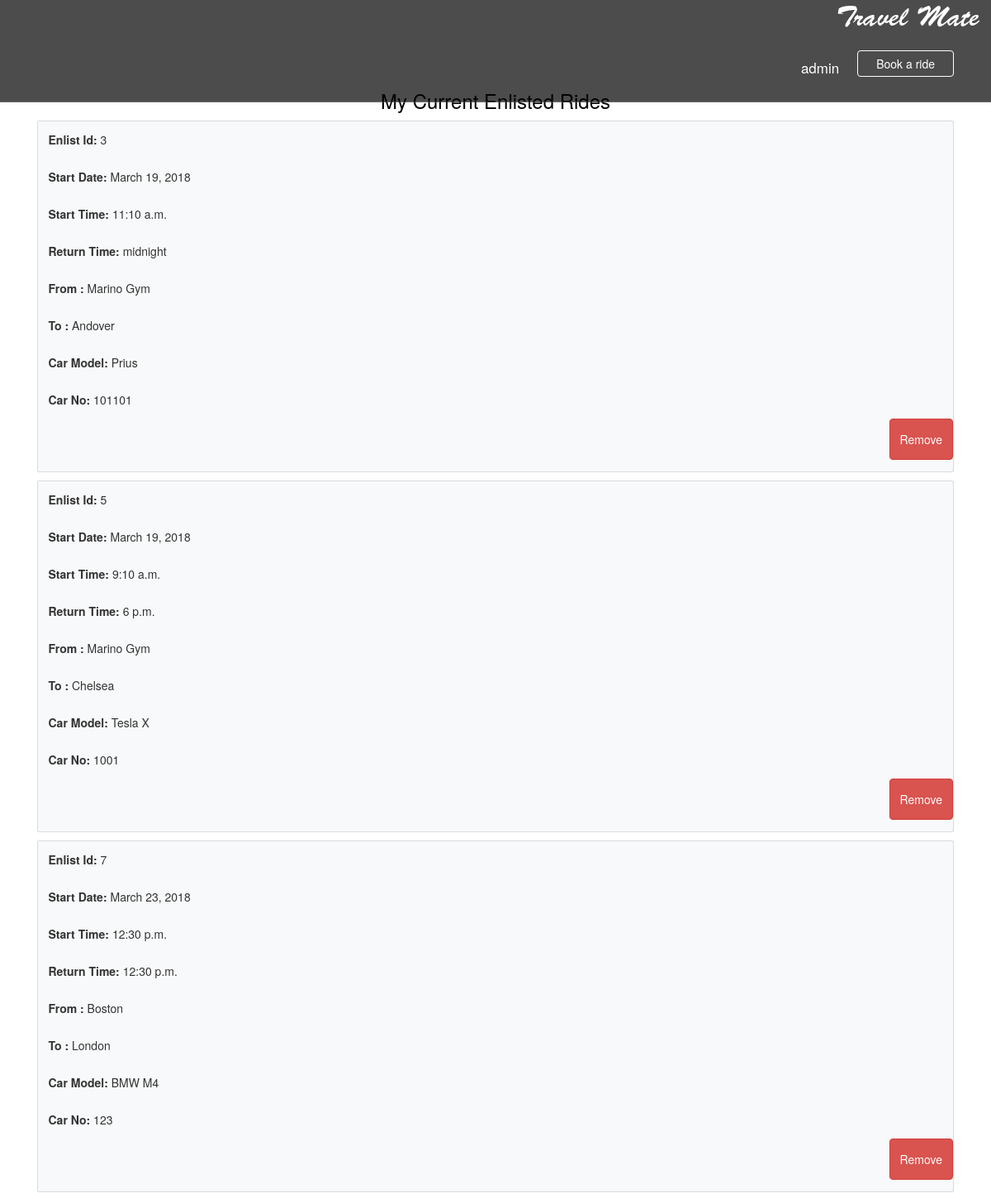
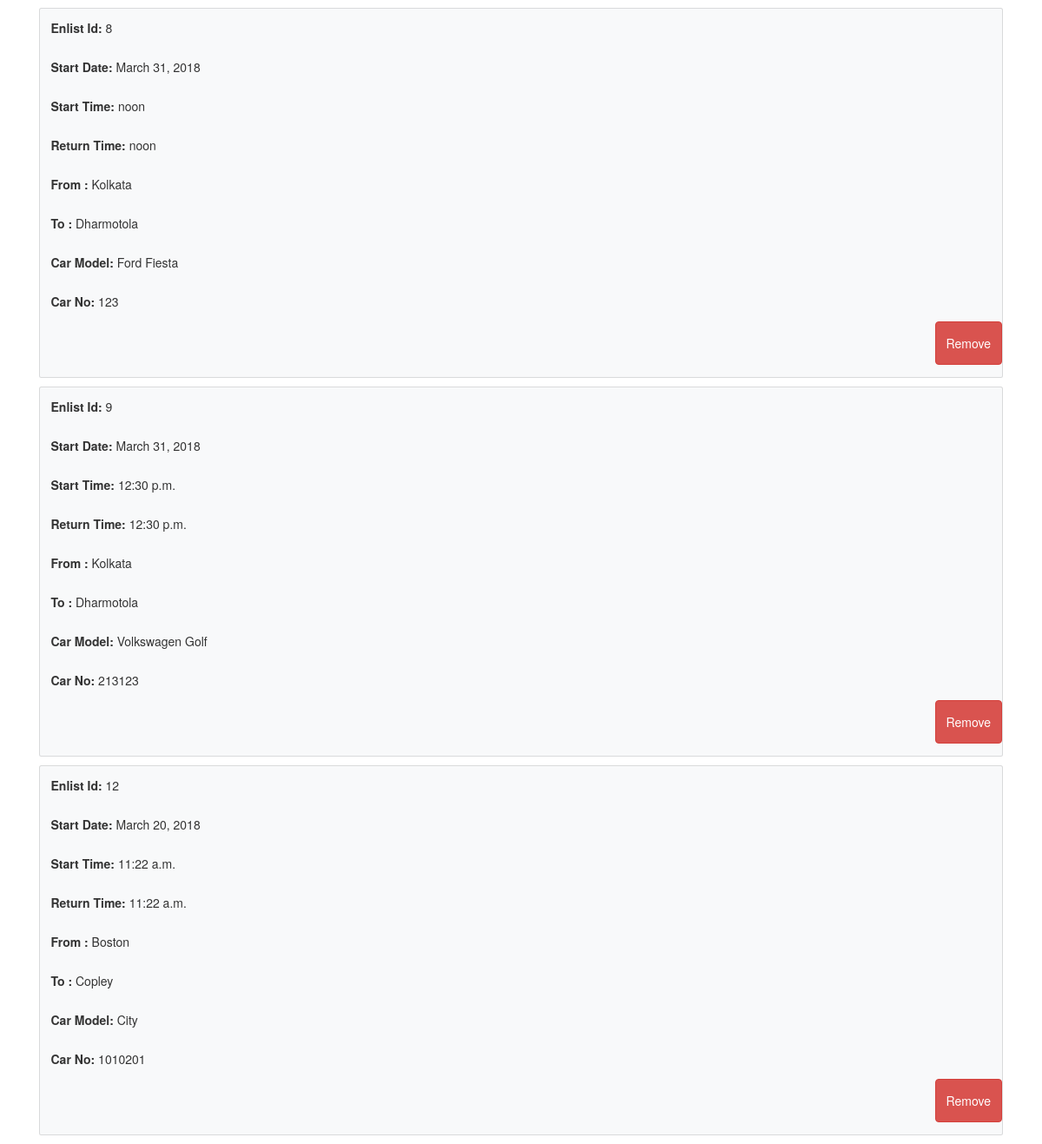
Screenshot of /offer/1/offerings/ (signed in) with the database file from the repository (2 pictures, top to bottom).
### offer/models.py (models this page shows, shortened)
class Enlist(models.Model):
    uid = models.ForeignKey(User, on_delete = models.CASCADE)
    car_model = models.CharField(max_length = 250)
    car_no = models.IntegerField()
    seat = models.IntegerField()
    from_loc = models.CharField(max_length = 250)
    to_loc = models.CharField(max_length = 250)
    fare = models.FloatField(default=5.0)
    start_time = models.TimeField()
    return_time = models.TimeField()
    start_date = models.DateField()

### offer/views.py (the view)
# urls.py: url(r'^(?P<userid>[0-9]+)/offerings/', views.allofferedrides, name = 'allofferedrides'),
def allofferedrides(request,userid):
    if request.session.has_key('userid') and request.session['userid'] == int(userid):
        user = get_object_or_404(User,pk = userid)
        all_enlists = Enlist.objects.filter(uid = user)
        context = {'all_enlists':all_enlists}
        return render(request,'offer/offerdetails.html',context)

### offer/templates/offer/offerdetails.html (shortened to what this page needs)
{%load staticfiles %}
<!DOCTYPE html>
<html>
<head>
  <link rel="stylesheet" href="https://maxcdn.bootstrapcdn.com/bootstrap/4.0.0/css/bootstrap.min.css">
  <link rel="stylesheet" href="{% static 'css/offerdetails.css' %}" type="text/css">
  <link rel="stylesheet" href="{% static 'css/style.css' %}" type="text/css">
  <link rel="stylesheet" href="{% static 'css/bootstrap.min.css' %}" type="text/css">
  <link rel="stylesheet" href="{% static 'css/owl.carousel.css' %}" type="text/css">
  <link rel="stylesheet" href="{% static  'css/font-awesome.min.css' %}" type="text/css">
</head>
<body>
  <header id="header">
    <nav class="navbar navbar-default navbar-fixed-top" data-spy="affix" data-offset-top="10">
      <div class="float-left"> <a href="{% url 'travel:index' %}"><img src="{% static 'images/logo1.png'%}" alt="image"/></a> </div>
      <div class="container">
        <div class="collapse navbar-collapse" id="navigation">
          <ul class="nav navbar-nav">
        <li ><a href="#">{{request.session.username}}</a>
        </li>
      </ul>
      <div class="submit_listing">
        <a href="{% url 'book:index' request.session.userid %}" class="btn outline-btn">Book a ride</a>
      </div>
    </div>
  </div>
</nav>
</header>
<div class="container">
  <div class="intro_text white-text div_zindex">
    <h1>Welcome to TravelMate</h1>
    <h4>Ride Sharing Application</h4>
  </div>
  <div class="ride details">
    <h3 style="color:#000;text-align: center;">My Current Enlisted Rides</h3>
    {% for enlist in all_enlists %}
    <div class="card bg-light mb-3 removecard">
      <div class="card-block ">
        <div class="card-body"><strong>Enlist Id: </strong>{{enlist.id}}</div>
        <div class="card-body"><strong>Start Date: </strong> {{enlist.start_date}}</div>
        <div class="card-body"><strong>Start Time: </strong> {{enlist.start_time}}</div>
        <div class="card-body"><strong>Return Time: </strong> {{enlist.return_time}}</div>
        <div class="card-body"><strong>From : </strong> {{enlist.from_loc}}</div>
        <div class="card-body"><strong>To : </strong> {{enlist.to_loc}}</div>
        <div class="card-body"><strong>Car Model: </strong> {{enlist.car_model}}</div>
        <div class="card-body"><strong>Car No: </strong> {{enlist.car_no}}</div>
        <div class=" text-right">
          <form action="{% url 'offer:deleteride' request.session.userid %}" method="post">
            <input type="submit" value="Remove" class="btn btn-danger">
          </form>
        </div>
        </div>
      </div>
      {% endfor %}
    </div>
  </div>
</body>
</html>

### travel/static/css/style.css (style rules this page uses)
body { font-family:'Open Sans',sans-serif;overflow-x:hidden;color:#555;font-weight:400 }
h1,h2,h3,h4,h5,h6 { color:#000;font-weight:400;font-family:'Montserrat',sans-serif }
h1 { font-size:55px }
h3 { font-size:32px }
h4 { font-size:24px }
a { transition-duration:.5s;-moz-transition-duration:.5s;-o-transition-duration:.5s;-webkit-transition-duration:.5s;-ms-transition-duration:.5s;text-decoration:none;color:#38ccff }
ul,ol { margin:0 auto 20px }
ul li,ol li { font-size:16px;line-height:30px;margin:0 auto 10px }
img { max-width:100% }
.white-text,.white-text h1,.white-text h2,.white-text h3,.white-text h4,.white-text h5,.white-text h6,.white-text p { color:#fff }
.btn { background:#38ccff none repeat scroll 0 0;border:medium none;border-radius:3px;color:#fff;font-size:16px;font-weight:700;line-height:30px;margin:auto;width:auto;padding:8px 22px;transition:all .3s linear 0;-moz-transition:all .3s linear 0;-o-transition:all .3s linear 0;-webkit-transition:all .3s linear 0;-ms-transition:all .3s linear 0 }
.outline-btn { border:#38ccff solid 2px;background:none;color:#38ccff }
.div_zindex { position:relative;z-index:1 }
.form-control,form input,form textarea,form select { background:#eee none repeat scroll 0 0;border:0 none;border-radius:3px;box-shadow:none;color:#888;font-size:14px;height:50px;line-height:30px;padding:0 20px;width:100% }
#header .container { width:98% }
.submit_listing { float:right;margin-top:20px;margin-left:25px;transition-duration:.3s;-moz-transition-duration:.3s;-o-transition-duration:.3s;-webkit-transition-duration:.3s;-ms-transition-duration:.3s }
.submit_listing .btn { background:none;border-color:#fff;color:#fff;padding:5px 22px;font-weight:400 }
.navbar.navbar-default { background:rgba(0,0,0,0.7) none repeat scroll 0 0;border-color:currentcolor currentcolor rgba(255,255,255,0.2);border-radius:0;border-style:none none solid;border-width:0 0 1px;margin:0 auto;padding:0;transition-duration:.3s;-moz-transition-duration:.3s;-o-transition-duration:.3s;-webkit-transition-duration:.3s;-ms-transition-duration:.3s }
#navigation { padding:0;text-align:right }
#navigation .nav.navbar-nav { display:inline-block;float:none;vertical-align:middle }
#navigation .nav.navbar-nav li { margin:0;overflow:hidden;position:relative }
#navigation .nav.navbar-nav a { color:#fff;font-size:17px;font-weight:400 }
#navigation .nav.navbar-nav li > a { padding:31px 12px }
@media (min-width:992px) and (max-width:1200px) { h3 { font-size:30px } }
@media (min-width:992px) and (max-width:1200px) { .submit_listing { margin-left:10px } }
@media (min-width:992px) and (max-width:1200px) { .form-control,form input,form textarea,form select { font-size:13px } }

### rows the page displays
Enlist: id "3", start_date "March 19, 2018", start_time "11:10 a.m.", return_time "midnight", from_loc "Marino Gym", to_loc "Andover", car_model "Prius", car_no "101101"
Enlist: id "5", start_date "March 19, 2018", start_time "9:10 a.m.", return_time "6 p.m.", from_loc "Marino Gym", to_loc "Chelsea", car_model "Tesla X", car_no "1001"
Enlist: id "7", start_date "March 23, 2018", start_time "12:30 p.m.", return_time "12:30 p.m.", from_loc "Boston", to_loc "London", car_model "BMW M4", car_no "123"
Enlist: id "8", start_date "March 31, 2018", start_time "noon", return_time "noon", from_loc "Kolkata", to_loc "Dharmotola", car_model "Ford Fiesta", car_no "123"
Enlist: id "9", start_date "March 31, 2018", start_time "12:30 p.m.", return_time "12:30 p.m.", from_loc "Kolkata", to_loc "Dharmotola", car_model "Volkswagen Golf", car_no "213123"
Enlist: id "12", start_date "March 20, 2018", start_time "11:22 a.m.", return_time "11:22 a.m.", from_loc "Boston", to_loc "Copley", car_model "City", car_no "1010201"

### other values shown
{{ request.session.username }} "admin"
